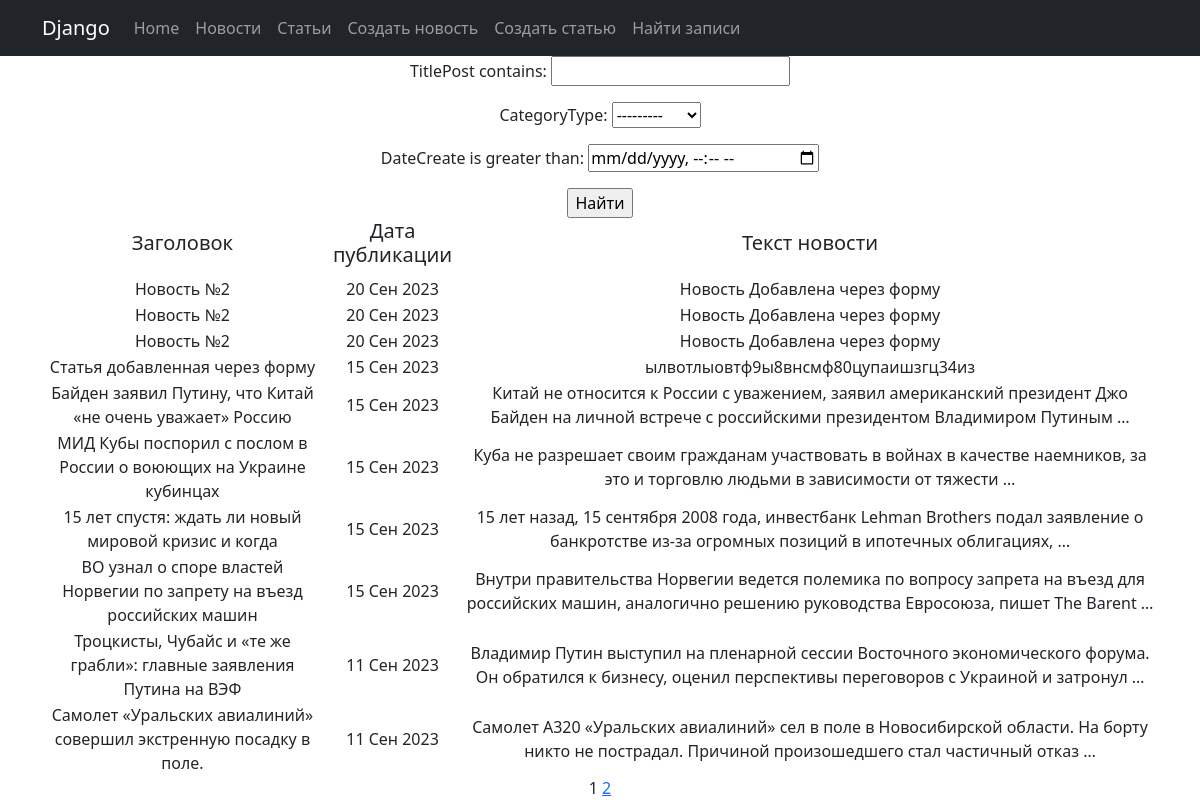
Page /news/search_post on the earlier database version.
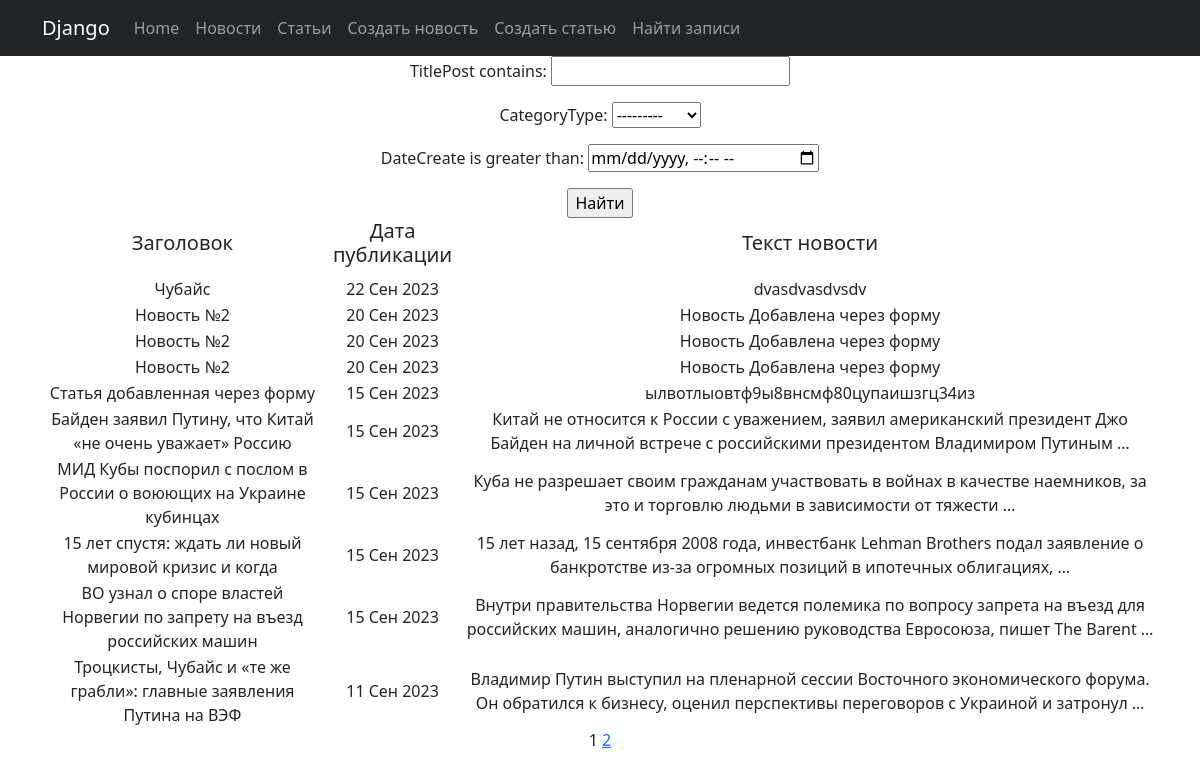
Same page on the later database version.
### news/models.py (models this page shows, shortened)
class Post(models.Model):
    author = models.ForeignKey(Author, on_delete=models.CASCADE)
    NEWS = 'NW'
    ARTICLE = 'AR'
    CHOICE_CATEGORY = [
        (NEWS, 'Новости'),
        (ARTICLE, 'Статья')
    ]
    categoryType = models.CharField(
        max_length=2, choices=CHOICE_CATEGORY, default=ARTICLE)
    dateCreate = models.DateTimeField(auto_now_add=True)
    postCategory = models.ManyToManyField(Category, through='PostCategory')
    titlePost = models.CharField(max_length=128)
    textPost = models.TextField()
    rating = models.IntegerField(default=0)
    class Meta:
        verbose_name = 'Статья'
        verbose_name_plural = 'Статьи'
        ordering = ('-dateCreate',)

### news/views.py (the view)
# urls.py: path('search_post', SearchNews.as_view(), name='search_post'),
class SearchNews(ListView):
    model = Post
    template_name = 'news/search_post.html'
    context_object_name = 'filter_list'
    paginate_by = 10
    def get_queryset(self) -> QuerySet[Any]:
        queryset = super().get_queryset()
        self.filterset = PostFilter(self.request.GET, queryset)
        return self.filterset.qs
    def get_context_data(self, **kwargs: Any) -> dict[str, Any]:
        context = super().get_context_data(**kwargs)
        context['filterset'] = self.filterset
        return context

### news/templatetags/custom_tags.py (called while the page is built)
@register.simple_tag(takes_context=True)
def url_replace(context, **kwargs):
    d  = context['request'].GET.copy()
    for k, v in kwargs.items():
        d[k]=v
    return d.urlencode()

### templates/news/search_post.html (shortened to what this page needs)
{% extends 'news/default.html' %}
{% load censor_filters %}
{% load custom_tags %}
{% block content %}
    <form action="" method="get">
        {{ filterset.form.as_p }}
        <input type="submit" value="Найти">
    </form>
    {% if filter_list %}
        <table>
            <tr>
                <td><h5>Заголовок</h5></td>
                <td><h5>Дата публикации</h5></td>
                <td><h5>Текст новости</h5></td>
            </tr>
            {% for post in filter_list %}
                <tr>
                    <td>{{ post.titlePost }}</td>
                    <td>{{ post.dateCreate|date:'d M Y' }}</td>
                    <td>{{ post.textPost|truncatewords:20}}</td>
                </tr>
            {% endfor %}
        </table>
    {% else %}
        <h2>Новостей нет</h2>
    {% endif %}
    {{ page_obj.number }}
    {% if page_obj.has_next %}
        <a href="?{% url_replace page=page_obj.next_page_number %}">{{ page_obj.next_page_number }}</a>
    {% endif %}
{% endblock %}

Differences in the rows shown:
no longer on this page (row unchanged): Post: titlePost "Самолет «Уральских авиалиний» совершил экстренную посадку в поле.", dateCreate "11 Сен 2023", textPost "Самолет А320 «Уральских авиалиний» сел в поле в Новосибирской области. На борту никто не пострадал. Причиной произошедшего стал частичный отказ …"
added Post: titlePost "Чубайс", dateCreate "22 Сен 2023", textPost "dvasdvasdvsdv"
